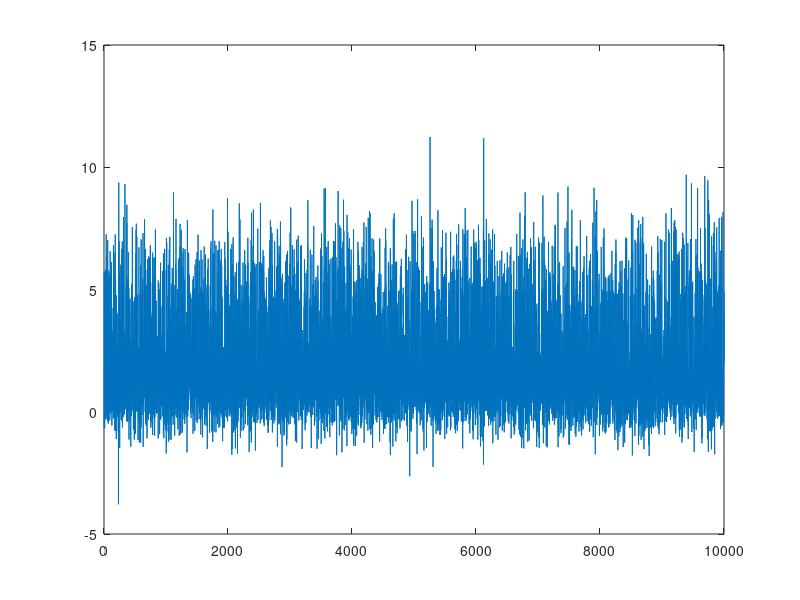

Reproduce this figure in MATLAB. (Note: this script raises an error after producing the figure.)
% Test out GAUSSIAN_MIXTURE_MODEL
%
% file:      	gaussian_mixture_model_test.m, (c) Matthew Roughan, Tue Jul 21 2009
% directory:   /home/mroughan/src/matlab/NUMERICAL_ROUTINES/
% created: 	Tue Jul 21 2009 
% author:  	Matthew Roughan 
% email:   	matthew.roughan@adelaide.edu.au
% 
%
%
clear;

% set parameters for 2 classes, similar to Internet traffic data
C = 2;
w = [0.7 0.3];
mu = [1 4];
sigma = [0.9 1.9];
x = -4:0.25:14;
cdf = w(1) * normcdf(x, mu(1), sigma(1)) + ...
      w(2) * normcdf(x, mu(2), sigma(2));

% generate a set of data with 2 classes
N = 10000;
r = 1 + (rand(N,1) > w(1)); % which mixture should it come from
mu_d = mu(r);
sigma_d = sigma(r);
values = mu_d + sigma_d .* randn(1,N);
plot(values)




id=2;
idstr = sprintf('%03d',id);
C = 3;
datasetfolder='CSV/';
dataset=['ProcessedDataset' idstr '/'];
resultsfolder='CSV/Results/';
datasettarget=['dataset' idstr];

writecompleted=true;
completedfolder=[datasetfolder dataset 'Completed/'];

Data=csvread([datasetfolder dataset 'initial.csv']);



x=Data(:);
Fs=2/60
N = length(x);
xdft = fft(x);
xdft = xdft(1:N/2+1);
psdx = (1/(2*pi*N)) * abs(xdft).^2;
psdx =  abs(xdft).^2;
psdx(2:end-1) = 2*psdx(2:end-1);
freq = 0:(2*pi)/N:pi;
psd=10*log10(psdx)
psd=psd/sum(psd)
freq=freq/pi
plot(freq,psd,'o')
grid on
title('Periodogram Using FFT')
xlabel('Normalized Frequency (\times\pi rad/sample)') 
ylabel('Power/Frequency (dB/rad/sample)')




x=0:.000001:0.01;
values=psd'



C=3




% now estimate the parametes of the distribution
[mu_est, sigma_est, w_est, counter, difference] = gaussian_mixture_model(values, C, 1.0e-3);
mu_est'
sigma_est'
w_est'

% compare empirical data to estimated distribution
p1_est = w_est(1) * norm_density(x, mu_est(1), sigma_est(1));
p2_est = w_est(2) * norm_density(x, mu_est(2), sigma_est(2));
p3_est = w_est(3) * norm_density(x, mu_est(3), sigma_est(3));


figure(3)
plot2 = plot(x, p1_est+p2_est+p3_est, 'r--', 'linewidth', 2);
set(gca,'linewidth', 2, 'fontsize', 16)



